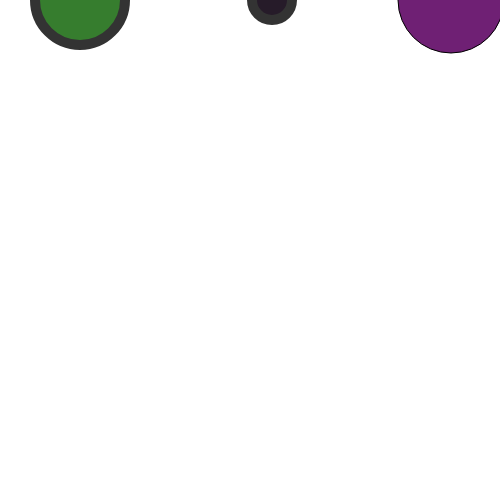
Frame 1 (no input)
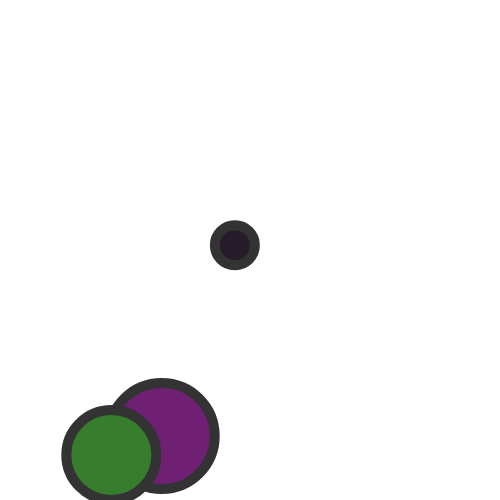
Frame 60 (no input)
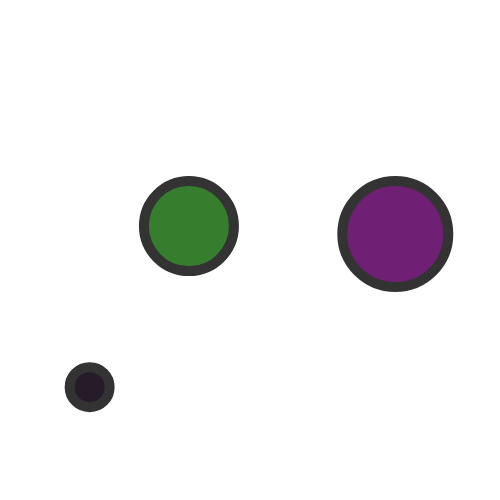
Frame 120 (the mouse pressed at the canvas centre since frame 60)

The p5.js sketch that drew these frames (run headless with seeded random() and noise() and a simulated clock; from frame 60 on, the mouse is pressed at the canvas centre):

// p5.js sketch
// ── sketch.js
const WINDOW_SIZE = 500;
var balls = [];
var numberBalls = 3;

function setup() {
 createCanvas(WINDOW_SIZE, WINDOW_SIZE);
  for(let i = 0; i < numberBalls; i++) {
    ball = new Ball()
    balls.push(ball)
  }
}

function draw() {
  background(255);
  for(let i = 0; i < numberBalls; i++) {
    balls[i].draw();
  }
}

function keyPressed() {
  if(key === ' ') {
    balls = []
    for(let i = 0; i < numberBalls; i++) {
      ball = new Ball()
      balls.push(ball)
    }
  }
}


// ── Ball.js
class Ball {

    constructor() {

        this.xPos = Math.floor(Math.random() * WINDOW_SIZE);
        this.yPos = 0;
        this.radius = Math.floor(Math.random() * 50) + 5;
        this.xDir = 0,
        this.yDir = 1,
        this.xVel = Math.random() * (10 - (-10)) -10;  
        this.yVel = 0,
        this.yAcc = Math.floor(Math.random() * 2) + 0.25;
        this.xAcc = 0.8;

        this.r = random(155); 
        this.g = random(155);
        this.b = random(155); 

    }

    draw() {

        fill(this.r,this.g,this.b)
        circle(this.xPos, this.yPos, this.radius*2)
        fill(0)
        strokeWeight(10);
        stroke(51);
        this.yVel = this.yVel + this.yAcc;
        if(this.yPos + this.radius >= WINDOW_SIZE && this.yVel < 1) {
            this.xVel = this.xVel * this.xAcc;
        }
        this.yPos = this.yPos + this.yVel;
        this.xPos = this.xPos + this.xVel;

        this.checkHitsWalls();
    }
    
    checkHitsWalls() {

        // Ceiling
        if(this.yPos - this.radius <= 0) {
            this.yPos = this.radius;
            this.yVel = -0.8*this.yVel;
        }
        
        // Ground
        if(this.yPos + this.radius >= WINDOW_SIZE) {
            this.yPos = WINDOW_SIZE - this.radius;
            this.yVel = -0.8*this.yVel;
        }

        // Left Wall
        if(this.xPos - this.radius <= 0) {
            this.xPos = this.radius;
            this.xVel = -0.8*this.xVel;
        }

        // Right Wall
        if(this.xPos + this.radius >= WINDOW_SIZE) {
            this.xPos = WINDOW_SIZE - this.radius;
            this.xVel = -0.8*this.xVel;
        }
    }

}
// ── style.css
body {
    padding: 0;
    margin: 0;
    background-color: #1b1b1b;
}

main {
    height: 100vh;
    display: flex;
    justify-content: center;
    align-items: center;
}
